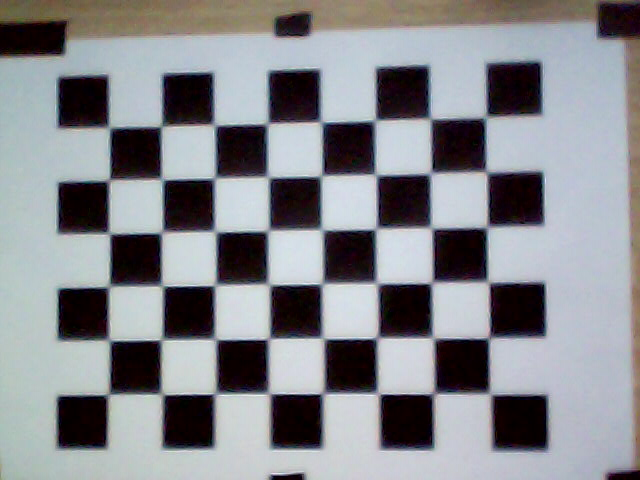
#> input picture data/calib/my_photo_4-1.jpg, 640 x 480 px; its folder holds 4 pictures in this run
$ python calibration.py
#> lines starting #> are read from the running program, lines starting #| are printed output that depends on the picture
import glob
import logging
import os
from typing import Optional, Tuple

import cv2
import numpy as np
import numpy.typing as npt

logger = logging.getLogger(__name__)

def calibrate_camera(
    config: dict = None,
) -> Tuple[Optional[npt.NDArray], Optional[npt.NDArray]]:
    """Hiệu chuẩn camera sử dụng các ảnh bàn cờ."""
    if config is None:
        config = {
            "paths": {
                "calib_dir": './data/calib',
                "calib_file": 'config/calib_result.npz'
            },
            "calibration": {
                "checkerboard_size": [8, 6],
                "square_size": 25.0,
                "criteria": {"max_iter": 30, "eps": 0.001},
                "subpix_window": [11, 11]
            }
        }

    calib_dir = config.get("paths", {}).get("calib_dir", './data/calib')
    calib_file = config.get("paths", {}).get("calib_file", 'config/calib_result.npz')
    calib_cfg = config.get("calibration", {})
    checkerboard_size = tuple(calib_cfg.get("checkerboard_size", [8, 6]))
    square_size = calib_cfg.get("square_size", 25.0)
    max_iter = calib_cfg.get("criteria", {}).get("max_iter", 30)
    eps = calib_cfg.get("criteria", {}).get("eps", 0.001)
    subpix_window = tuple(calib_cfg.get("subpix_window", [11, 11]))

    # Tiêu chí dừng (termination criteria) cho việc tinh chỉnh toạ độ góc đạt độ chính xác sub-pixel
    criteria = (cv2.TERM_CRITERIA_EPS + cv2.TERM_CRITERIA_MAX_ITER, max_iter, eps)

    # Chuẩn bị các điểm vật thể trong không gian 3D
    object_points_grid = np.zeros((checkerboard_size[0] * checkerboard_size[1], 3), np.float32)
    object_points_grid[:, :2] = np.mgrid[0:checkerboard_size[0], 0:checkerboard_size[1]].T.reshape(-1, 2)
    object_points_grid = object_points_grid * square_size

    object_points = []  # Các điểm 3D trong không gian thực
    image_points = []   # Các điểm 2D trên mặt phẳng ảnh

    images = glob.glob(os.path.join(calib_dir, '*.jpg'))

    if not images:
        logger.error(f"No images found in {calib_dir}")
        return None, None

    img_shape = None

    for fname in images:
        img = cv2.imread(fname)
#> img is the input picture: shape (480, 640, 3); mean B, G, R 140.5, 135.8, 134.4
        if img is None:
            continue

        gray = cv2.cvtColor(img, cv2.COLOR_BGR2GRAY)
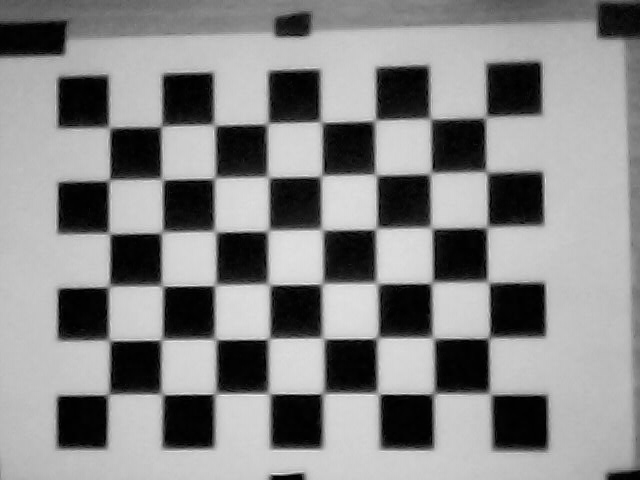
#> gray: shape (480, 640); min 0, max 251, mean 135.9
        if img_shape is None:
            img_shape = gray.shape[::-1]
#> img_shape = (640, 480)

        # Tìm các góc bên trong của bàn cờ
        success, corners = cv2.findChessboardCorners(gray, checkerboard_size, None)
#> success = True; corners = 48 rows, first 8: [109, 127.5], [161.5, 126.7], [214.5, 125.5], [267, 123.5], [321, 122], [375, 120.5], [431, 119], [485, 117]

        if success:
            object_points.append(object_points_grid)
            # Tinh chỉnh toạ độ các góc đạt mức sub-pixel (chính xác hơn)
            refined_corners = cv2.cornerSubPix(gray, corners, subpix_window, (-1, -1), criteria)
#> refined_corners = 48 rows, first 8: [109.4, 127.6], [161.3, 126.5], [214.4, 125], [267.4, 123.7], [321.3, 122], [374.9, 120.6], [430.3, 118.7], [485.5, 117.2]
            image_points.append(refined_corners)
#> pass 2 of the loop in calibrate_camera, `for fname in images:`:
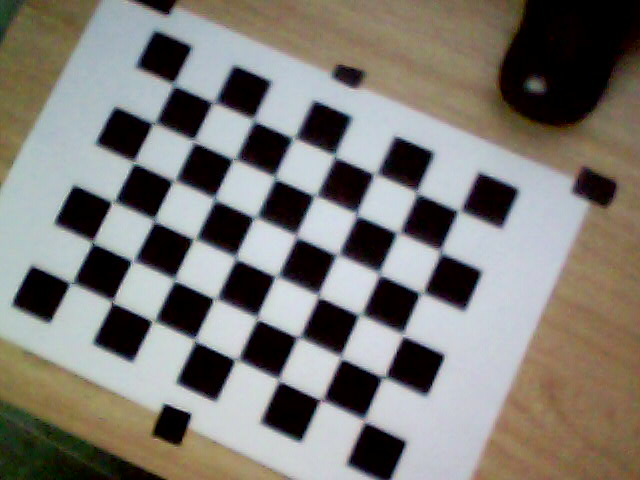
#> input picture data/calib/my_photo_4-10.jpg, 640 x 480 px
#> in calibrate_camera, img is the input picture: shape (480, 640, 3); mean B, G, R 116.9, 122.4, 125.7
#> in calibrate_camera, `gray = cv2.cvtColor(img, cv2.COLOR_BGR2GRAY)`:
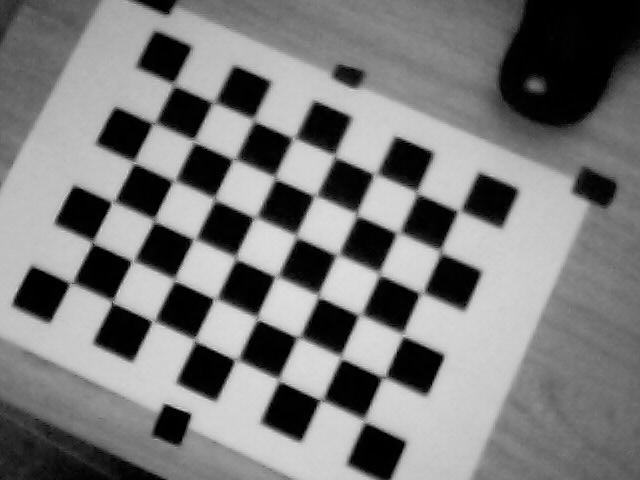
#> gray: shape (480, 640); min 0, max 223, mean 122.7
#> corners = 48 rows, first 8: [174.6, 85.99], [213.3, 103.7], [252.5, 117.5], [294, 137.5], [335, 155.5], [375.5, 173.5], [416.5, 192.5], [459.5, 211]
#> refined_corners = 48 rows, first 8: [173.6, 84.56], [213.3, 102.4], [253.7, 120.2], [293.4, 138.2], [334.8, 156.1], [374.6, 174.2], [416.9, 192.7], [458.8, 211]
#> pass 3 of the loop in calibrate_camera, `for fname in images:`:
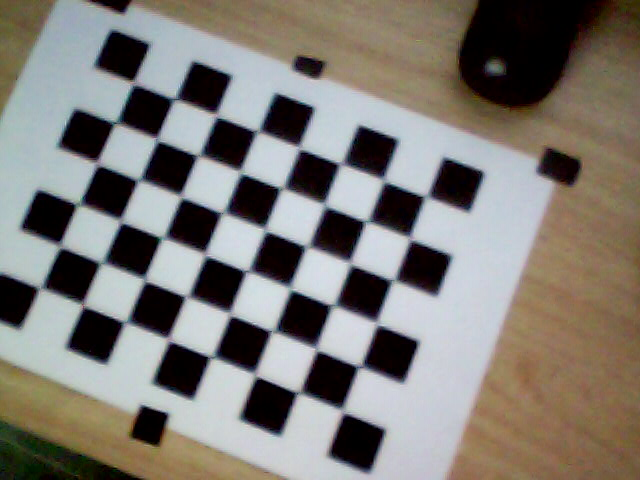
#> input picture data/calib/my_photo_4-11.jpg, 640 x 480 px
#> in calibrate_camera, img is the input picture: shape (480, 640, 3); mean B, G, R 117, 122.8, 126.9
#> in calibrate_camera, `gray = cv2.cvtColor(img, cv2.COLOR_BGR2GRAY)`:
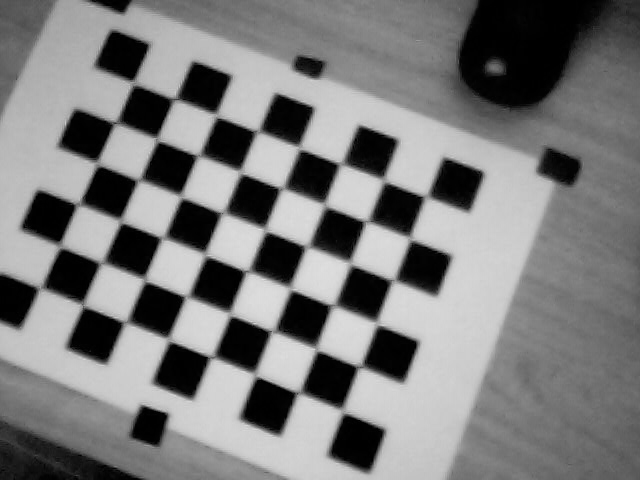
#> gray: shape (480, 640); min 0, max 228, mean 123.3
#> corners = 48 rows, first 8: [133.5, 83.5], [175.6, 99.35], [215.5, 115.5], [258.4, 132.1], [299, 147.5], [341.5, 164], [384, 180.5], [426.5, 196.5]
#> refined_corners = 48 rows, first 8: [133.3, 82.96], [174.4, 99.27], [216.3, 115.5], [257.4, 131.5], [299.4, 148.1], [340.6, 164], [383.8, 180.8], [425.8, 196.6]
#> the loop made 4 passes; the first 3 are shown

    if not object_points:
        logger.error("Could not find checkerboard corners in any images.")
        return None, None

    # Thực hiện hiệu chuẩn camera
    success, camera_matrix, distortion_coeffs, rvecs, tvecs = cv2.calibrateCamera(
        object_points, image_points, img_shape, None, None
    )

    logger.info("Camera calibration successful!")
    logger.debug(f"Camera Matrix:\n{camera_matrix}")
    logger.debug(f"Distortion Coefficients:\n{distortion_coeffs}")

    calib_dir_out = os.path.dirname(calib_file)
    if calib_dir_out:
        os.makedirs(calib_dir_out, exist_ok=True)
    np.savez(calib_file, mtx=camera_matrix, dist=distortion_coeffs, rvecs=rvecs, tvecs=tvecs)

    return camera_matrix, distortion_coeffs

def load_calibration(calib_file: str = None, config: dict = None) -> Tuple[npt.NDArray, npt.NDArray]:
    """Tải kết quả hiệu chuẩn camera (ma trận và hệ số biến dạng)."""
    if calib_file is None:
        if config is not None:
            calib_file = config.get("paths", {}).get("calib_file", 'config/calib_result.npz')
        else:
            calib_file = 'config/calib_result.npz'

    if not os.path.exists(calib_file):
        raise FileNotFoundError(f"Calibration file '{calib_file}' not found. Please run calibration first.")

    data = np.load(calib_file)
    return data['mtx'], data['dist']


def undistort_image(
    img: npt.NDArray,
    camera_matrix: npt.NDArray,
    distortion_coeffs: npt.NDArray
) -> npt.NDArray:
    """Khử méo (undistort) ảnh sử dụng ma trận camera và hệ số biến dạng đã hiệu chuẩn."""
    if camera_matrix is None or distortion_coeffs is None:
        return img

    h, w = img.shape[:2]
    # Tính toán lại thông số ma trận camera tối ưu dựa trên vùng quan tâm (ROI)
    new_camera_matrix, roi = cv2.getOptimalNewCameraMatrix(camera_matrix, distortion_coeffs, (w, h), 1, (w, h))

    # Tạo bản đồ ánh xạ để khử méo
    map_x, map_y = cv2.initUndistortRectifyMap(camera_matrix, distortion_coeffs, None, new_camera_matrix, (w, h), 5)
    # Áp dụng bản đồ lên bức ảnh
    dst = cv2.remap(img, map_x, map_y, cv2.INTER_LINEAR)

    # Cắt (crop) loại bỏ vùng đen sau khi khử méo ảnh
    x, y, w, h = roi
    if roi != (0, 0, 0, 0):
        dst = dst[y:y+h, x:x+w]

    return dst

if __name__ == '__main__':
    logging.basicConfig(level=logging.INFO)
    calibrate_camera()
